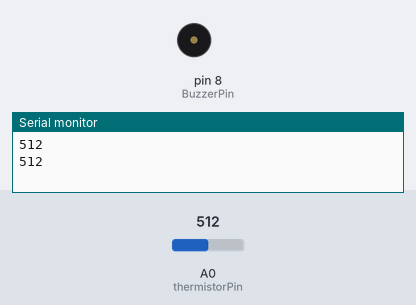
Bench run of a sketch on a simulated Arduino Uno, built with avr-gcc and run on an emulated ATmega328P. On the bench: buzzer (waves = sounding, pin HIGH), the last lines printed to the serial monitor. Inputs (shaded band) come from the test bench; at power-on: A0 (thermistorPin) = 512.

Above: at 5.8 s.
5.9 s: A0 (thermistorPin) set to 395
16.2 s: A0 (thermistorPin) set to 371
At 25.6 s:
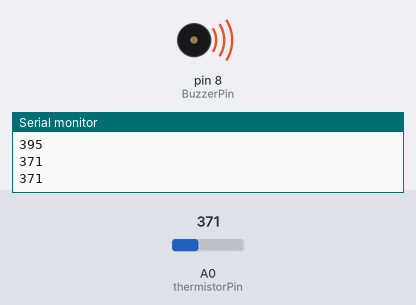
26.5 s: A0 (thermistorPin) set to 511
At 35.6 s:
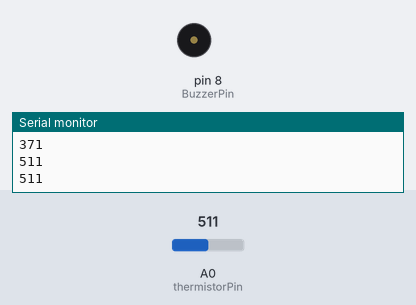
36.5 s: A0 (thermistorPin) set to 306
At 45.6 s:
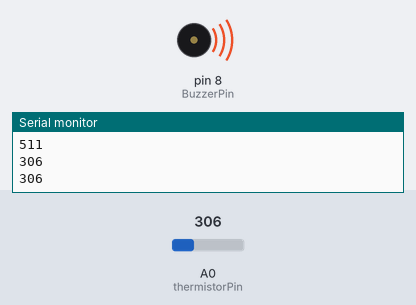
Timing chart, 0 to 47.1 s (numbered marks = the images above; inputs shaded):
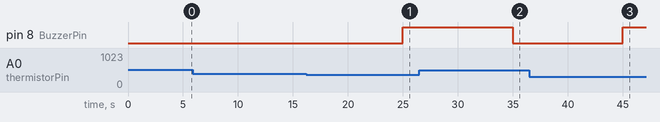

Measured:
- the behaviour switches between 380 and 379 on A0 (thermistorPin) (found by bisection; images 0 and 1)
- after the input at 16.2 s, pin 8 (BuzzerPin): LOW → HIGH after 8.8 s
- after the input at 26.5 s, pin 8 (BuzzerPin): HIGH → LOW after 8.5 s
- after the input at 36.5 s, pin 8 (BuzzerPin): LOW → HIGH after 8.5 s

The sketch:

lab9-2.ino
```cpp
const int thermistorPin = A0;
const int BuzzerPin = 8;
const int alarmVal = 380;

void setup() {
  Serial.begin(9600);
  pinMode(BuzzerPin, OUTPUT);
}

void loop() {
  int thermistorVal = analogRead(thermistorPin);
  Serial.println(thermistorVal);
  delay(5000);
  if (thermistorVal < alarmVal)
    digitalWrite(BuzzerPin, HIGH);
  else digitalWrite(BuzzerPin, LOW);
}
```
